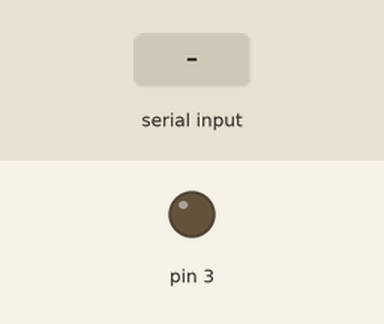
Simulated run of this sketch. Board: Arduino Uno, built with avr-gcc and run on an emulated ATmega328P. Parts: output pins drawn as LEDs (lit = HIGH). Inputs (shaded band) come from the test bench.

Above: at 1.2 s.
1.3 s: "1" received over Serial
At 2.0 s:
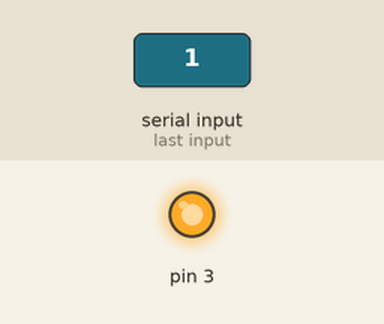
2.8 s: "0" received over Serial
At 3.1 s:
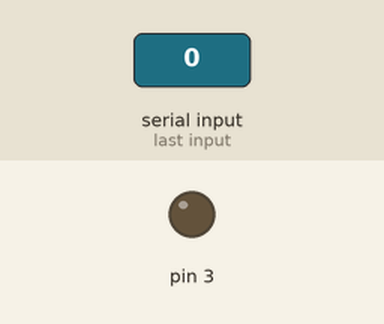
Timing chart, 0 to 5.8 s (numbered marks = the images above; inputs shaded):
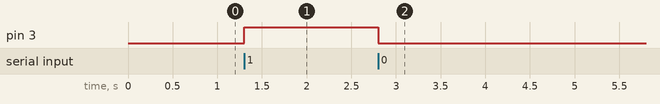

The sketch:

p2_1.ino
```cpp
// LED 3 enciende/apaga según reciba '1' o '0' por Serial
void setup() {
  Serial.begin(9600);
  pinMode(3, OUTPUT);
}

void loop() {
  if (Serial.available()) {
    char c = Serial.read();
    if (c == '1') digitalWrite(3, HIGH);
    if (c == '0') digitalWrite(3, LOW);
  }
}
```

Measured:
- after the input at 1.3 s, pin 3: LOW → HIGH at once
- after the input at 2.8 s, pin 3: HIGH → LOW at once
